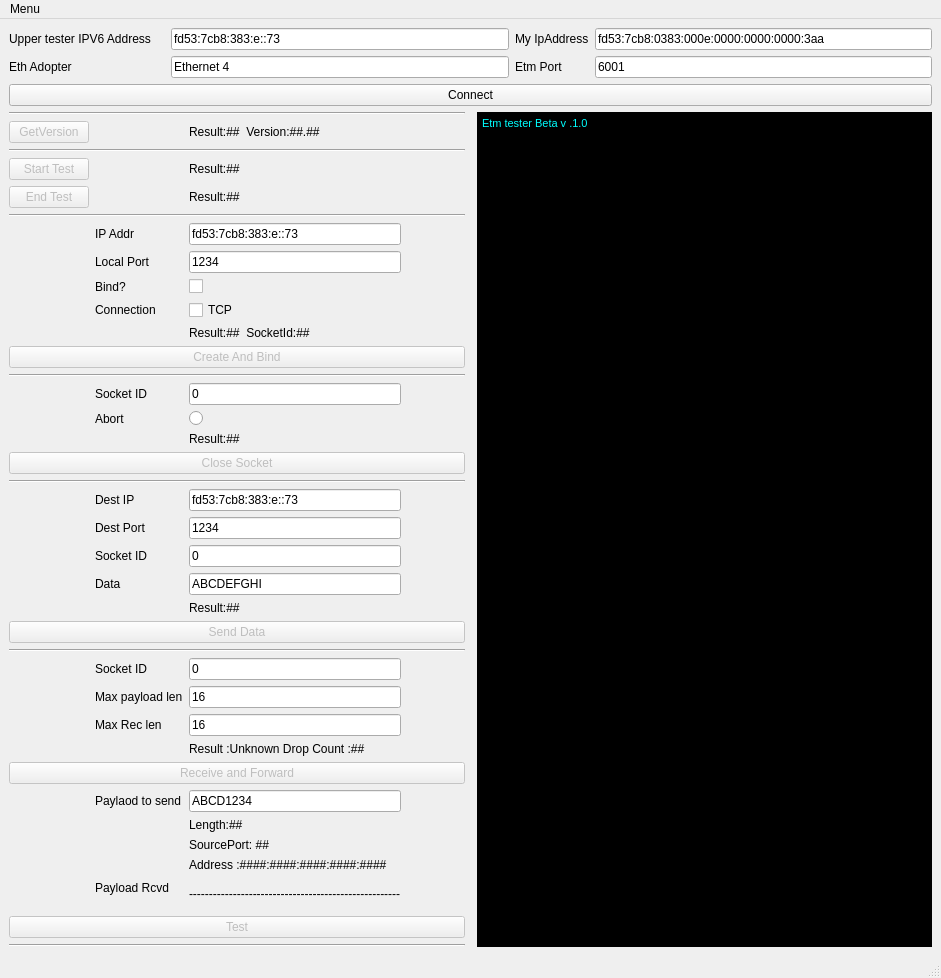
<?xml version="1.0" encoding="UTF-8"?>
<ui version="4.0">
 <class>LowerTester</class>
 <widget class="QMainWindow" name="LowerTester">
  <property name="enabled">
   <bool>true</bool>
  </property>
  <property name="geometry">
   <rect>
    <x>0</x>
    <y>0</y>
    <width>941</width>
    <height>906</height>
   </rect>
  </property>
  <property name="windowTitle">
   <string>Etm Tester</string>
  </property>
  <widget class="QWidget" name="centralwidget">
   <layout class="QGridLayout" name="gridLayout_2">
    <item row="0" column="0" colspan="3">
     <layout class="QGridLayout" name="ConnectGroup">
      <item row="1" column="1">
       <widget class="QLineEdit" name="ethAdopter">
        <property name="toolTip">
         <string>&lt;html&gt;&lt;head/&gt;&lt;body&gt;&lt;p&gt;Ethernet Adopter name EX: Ethernet 4&lt;/p&gt;&lt;/body&gt;&lt;/html&gt;</string>
        </property>
        <property name="text">
         <string>Ethernet 4</string>
        </property>
       </widget>
      </item>
      <item row="1" column="0">
       <widget class="QLabel" name="label_2">
        <property name="text">
         <string>Eth Adopter</string>
        </property>
       </widget>
      </item>
      <item row="0" column="0">
       <widget class="QLabel" name="label">
        <property name="text">
         <string>Upper tester IPV6 Address    </string>
        </property>
       </widget>
      </item>
      <item row="0" column="1">
       <widget class="QLineEdit" name="etmIpAddr">
        <property name="toolTip">
         <string>&lt;html&gt;&lt;head/&gt;&lt;body&gt;&lt;p&gt;Add Upper Tester IP address (IPV6)&lt;/p&gt;&lt;/body&gt;&lt;/html&gt;</string>
        </property>
        <property name="text">
         <string>fd53:7cb8:383:e::73</string>
        </property>
       </widget>
      </item>
      <item row="1" column="2">
       <widget class="QLabel" name="label_6">
        <property name="text">
         <string>Etm Port</string>
        </property>
       </widget>
      </item>
      <item row="1" column="3">
       <widget class="QLineEdit" name="portNum">
        <property name="text">
         <string>6001</string>
        </property>
       </widget>
      </item>
      <item row="0" column="3">
       <widget class="QLineEdit" name="myIP">
        <property name="text">
         <string>fd53:7cb8:0383:000e:0000:0000:0000:3aa</string>
        </property>
       </widget>
      </item>
      <item row="0" column="2">
       <widget class="QLabel" name="label_5">
        <property name="text">
         <string>My IpAddress</string>
        </property>
       </widget>
      </item>
     </layout>
    </item>
    <item row="2" column="2" rowspan="5">
     <widget class="QTextBrowser" name="console">
      <property name="font">
       <font>
        <family>MS UI Gothic</family>
        <pointsize>9</pointsize>
       </font>
      </property>
      <property name="styleSheet">
       <string notr="true">background:rgb(0, 0, 0)</string>
      </property>
      <property name="html">
       <string>&lt;!DOCTYPE HTML PUBLIC &quot;-//W3C//DTD HTML 4.0//EN&quot; &quot;http://www.w3.org/TR/REC-html40/strict.dtd&quot;&gt;
&lt;html&gt;&lt;head&gt;&lt;meta name=&quot;qrichtext&quot; content=&quot;1&quot; /&gt;&lt;style type=&quot;text/css&quot;&gt;
p, li { white-space: pre-wrap; }
&lt;/style&gt;&lt;/head&gt;&lt;body style=&quot; font-family:'MS UI Gothic'; font-size:9pt; font-weight:400; font-style:normal;&quot;&gt;
&lt;p align=&quot;justify&quot; style=&quot; margin-top:0px; margin-bottom:0px; margin-left:0px; margin-right:0px; -qt-block-indent:0; text-indent:0px;&quot;&gt;&lt;span style=&quot; font-family:'MS Shell Dlg 2'; font-size:8.25pt; color:#00ffff;&quot;&gt;Etm tester Beta v .1.0&lt;/span&gt;&lt;/p&gt;&lt;/body&gt;&lt;/html&gt;</string>
      </property>
      <property name="acceptRichText">
       <bool>true</bool>
      </property>
     </widget>
    </item>
    <item row="1" column="0" colspan="3">
     <widget class="QPushButton" name="Button_connect">
      <property name="text">
       <string>Connect</string>
      </property>
     </widget>
    </item>
    <item row="2" column="0" rowspan="5">
     <layout class="QGridLayout" name="ServiceGroup">
      <item row="35" column="2">
       <widget class="QLabel" name="rcvFwdResult">
        <property name="text">
         <string>Result :Unknown Drop Count :##</string>
        </property>
       </widget>
      </item>
      <item row="27" column="1">
       <widget class="QLabel" name="label_10">
        <property name="text">
         <string>Socket ID</string>
        </property>
       </widget>
      </item>
      <item row="10" column="2">
       <widget class="QCheckBox" name="crAndBind_doBind">
        <property name="text">
         <string/>
        </property>
       </widget>
      </item>
      <item row="11" column="1">
       <widget class="QLabel" name="label_18">
        <property name="text">
         <string>Connection</string>
        </property>
       </widget>
      </item>
      <item row="11" column="2">
       <widget class="QCheckBox" name="crAndBindConnection">
        <property name="text">
         <string>TCP</string>
        </property>
       </widget>
      </item>
      <item row="12" column="2">
       <widget class="QLabel" name="createBindResult">
        <property name="enabled">
         <bool>true</bool>
        </property>
        <property name="text">
         <string>Result:##  SocketId:##</string>
        </property>
       </widget>
      </item>
      <item row="19" column="1">
       <widget class="QLabel" name="label_12">
        <property name="text">
         <string>Socket ID</string>
        </property>
       </widget>
      </item>
      <item row="4" column="0">
       <widget class="QPushButton" name="Button_endTest">
        <property name="enabled">
         <bool>false</bool>
        </property>
        <property name="text">
         <string>End Test</string>
        </property>
       </widget>
      </item>
      <item row="39" column="2">
       <widget class="QLineEdit" name="dummyTestPayload">
        <property name="text">
         <string>ABCD1234</string>
        </property>
       </widget>
      </item>
      <item row="4" column="2">
       <widget class="QLabel" name="endTestResult">
        <property name="enabled">
         <bool>true</bool>
        </property>
        <property name="text">
         <string>Result:##</string>
        </property>
       </widget>
      </item>
      <item row="3" column="2">
       <widget class="QLabel" name="startTestResult">
        <property name="enabled">
         <bool>true</bool>
        </property>
        <property name="text">
         <string>Result:##</string>
        </property>
       </widget>
      </item>
      <item row="45" column="1">
       <widget class="QLabel" name="label_20">
        <property name="text">
         <string>Payload Rcvd</string>
        </property>
       </widget>
      </item>
      <item row="0" column="0" colspan="5">
       <widget class="Line" name="line">
        <property name="orientation">
         <enum>Qt::Horizontal</enum>
        </property>
       </widget>
      </item>
      <item row="27" column="2">
       <widget class="QLineEdit" name="sendDataSocId">
        <property name="text">
         <string>0</string>
        </property>
       </widget>
      </item>
      <item row="29" column="2">
       <widget class="QLabel" name="sendDataResult">
        <property name="toolTip">
         <string>&lt;html&gt;&lt;head/&gt;&lt;body&gt;&lt;p&gt;Please note: because of the non-blocking behavior of Service Primitives a positive response does NOT signal the success of the transmission, but the success of issuing the transmission.&lt;/p&gt;&lt;/body&gt;&lt;/html&gt;</string>
        </property>
        <property name="text">
         <string>Result:##</string>
        </property>
       </widget>
      </item>
      <item row="31" column="0" colspan="5">
       <widget class="Line" name="line_7">
        <property name="orientation">
         <enum>Qt::Horizontal</enum>
        </property>
       </widget>
      </item>
      <item row="9" column="2">
       <widget class="QLineEdit" name="CrAndBindLocalPort">
        <property name="enabled">
         <bool>true</bool>
        </property>
        <property name="text">
         <string>1234</string>
        </property>
       </widget>
      </item>
      <item row="28" column="2">
       <widget class="QLineEdit" name="sendDataData">
        <property name="text">
         <string>ABCDEFGHI</string>
        </property>
       </widget>
      </item>
      <item row="1" column="2">
       <widget class="QLabel" name="versionGetResult">
        <property name="enabled">
         <bool>true</bool>
        </property>
        <property name="text">
         <string>Result:##  Version:##.##</string>
        </property>
       </widget>
      </item>
      <item row="1" column="0">
       <widget class="QPushButton" name="Button_getVersion">
        <property name="enabled">
         <bool>false</bool>
        </property>
        <property name="text">
         <string>GetVersion</string>
        </property>
       </widget>
      </item>
      <item row="25" column="2">
       <widget class="QLineEdit" name="sendDataDestIP">
        <property name="text">
         <string>fd53:7cb8:383:e::73</string>
        </property>
       </widget>
      </item>
      <item row="2" column="0" colspan="5">
       <widget class="Line" name="line_2">
        <property name="orientation">
         <enum>Qt::Horizontal</enum>
        </property>
       </widget>
      </item>
      <item row="45" column="2" rowspan="3">
       <widget class="QLabel" name="rcvFwdpayload">
        <property name="text">
         <string>-----------------------------------------------------</string>
        </property>
       </widget>
      </item>
      <item row="42" column="2">
       <widget class="QLabel" name="rcvFwdSourcePort">
        <property name="text">
         <string>SourcePort: ##</string>
        </property>
       </widget>
      </item>
      <item row="25" column="1">
       <widget class="QLabel" name="label_8">
        <property name="text">
         <string>Dest IP</string>
        </property>
       </widget>
      </item>
      <item row="23" column="0" colspan="5">
       <widget class="Line" name="line_6">
        <property name="orientation">
         <enum>Qt::Horizontal</enum>
        </property>
       </widget>
      </item>
      <item row="20" column="2">
       <widget class="QRadioButton" name="doAbort">
        <property name="text">
         <string/>
        </property>
       </widget>
      </item>
      <item row="9" column="1">
       <widget class="QLabel" name="label_4">
        <property name="enabled">
         <bool>true</bool>
        </property>
        <property name="text">
         <string>Local Port</string>
        </property>
       </widget>
      </item>
      <item row="26" column="2">
       <widget class="QLineEdit" name="sendDataPort">
        <property name="text">
         <string>1234</string>
        </property>
       </widget>
      </item>
      <item row="20" column="1">
       <widget class="QLabel" name="label_13">
        <property name="text">
         <string>Abort</string>
        </property>
       </widget>
      </item>
      <item row="8" column="2">
       <widget class="QLineEdit" name="crAndBindLocalIpAddr">
        <property name="enabled">
         <bool>true</bool>
        </property>
        <property name="text">
         <string>fd53:7cb8:383:e::73</string>
        </property>
       </widget>
      </item>
      <item row="28" column="1">
       <widget class="QLabel" name="label_11">
        <property name="text">
         <string>Data</string>
        </property>
       </widget>
      </item>
      <item row="43" column="2">
       <widget class="QLabel" name="rcvFwdAddr">
        <property name="text">
         <string>Address :####:####:####:####:####</string>
        </property>
       </widget>
      </item>
      <item row="8" column="1">
       <widget class="QLabel" name="label_3">
        <property name="enabled">
         <bool>true</bool>
        </property>
        <property name="text">
         <string>IP Addr</string>
        </property>
       </widget>
      </item>
      <item row="6" column="0" colspan="5">
       <widget class="Line" name="line_3">
        <property name="orientation">
         <enum>Qt::Horizontal</enum>
        </property>
       </widget>
      </item>
      <item row="41" column="2">
       <widget class="QLabel" name="rcvFwdTotalLength">
        <property name="text">
         <string>Length:##</string>
        </property>
       </widget>
      </item>
      <item row="33" column="2">
       <widget class="QLineEdit" name="rcvFwdMaxFwd">
        <property name="text">
         <string>16</string>
        </property>
       </widget>
      </item>
      <item row="32" column="1">
       <widget class="QLabel" name="label_14">
        <property name="text">
         <string>Socket ID</string>
        </property>
       </widget>
      </item>
      <item row="32" column="2">
       <widget class="QLineEdit" name="rcvFwdSocketId">
        <property name="text">
         <string>0</string>
        </property>
       </widget>
      </item>
      <item row="3" column="0">
       <widget class="QPushButton" name="Button_startTest">
        <property name="enabled">
         <bool>false</bool>
        </property>
        <property name="text">
         <string>Start Test</string>
        </property>
       </widget>
      </item>
      <item row="10" column="1">
       <widget class="QLabel" name="label_7">
        <property name="enabled">
         <bool>true</bool>
        </property>
        <property name="text">
         <string>Bind?</string>
        </property>
       </widget>
      </item>
      <item row="33" column="1">
       <widget class="QLabel" name="label_15">
        <property name="text">
         <string>Max payload len</string>
        </property>
       </widget>
      </item>
      <item row="19" column="2">
       <widget class="QLineEdit" name="closeSocketID">
        <property name="inputMethodHints">
         <set>Qt::ImhDigitsOnly|Qt::ImhPreferNumbers</set>
        </property>
        <property name="text">
         <string>0</string>
        </property>
       </widget>
      </item>
      <item row="15" column="0" colspan="5">
       <widget class="Line" name="line_4">
        <property name="orientation">
         <enum>Qt::Horizontal</enum>
        </property>
       </widget>
      </item>
      <item row="21" column="2">
       <widget class="QLabel" name="closeSocketResult">
        <property name="enabled">
         <bool>true</bool>
        </property>
        <property name="text">
         <string>Result:##</string>
        </property>
       </widget>
      </item>
      <item row="39" column="1">
       <widget class="QLabel" name="label_17">
        <property name="text">
         <string>Paylaod to send</string>
        </property>
       </widget>
      </item>
      <item row="50" column="0" colspan="5">
       <widget class="Line" name="line_5">
        <property name="orientation">
         <enum>Qt::Horizontal</enum>
        </property>
       </widget>
      </item>
      <item row="34" column="2">
       <widget class="QLineEdit" name="rcvFwdMaxLen">
        <property name="text">
         <string>16</string>
        </property>
       </widget>
      </item>
      <item row="26" column="1">
       <widget class="QLabel" name="label_9">
        <property name="text">
         <string>Dest Port</string>
        </property>
       </widget>
      </item>
      <item row="34" column="1">
       <widget class="QLabel" name="label_16">
        <property name="text">
         <string>Max Rec len</string>
        </property>
       </widget>
      </item>
      <item row="14" column="0" colspan="5">
       <widget class="QPushButton" name="Button_createAndBind">
        <property name="enabled">
         <bool>false</bool>
        </property>
        <property name="text">
         <string>Create And Bind</string>
        </property>
       </widget>
      </item>
      <item row="22" column="0" colspan="5">
       <widget class="QPushButton" name="Button_closeSocket">
        <property name="enabled">
         <bool>false</bool>
        </property>
        <property name="text">
         <string>Close Socket</string>
        </property>
       </widget>
      </item>
      <item row="30" column="0" colspan="5">
       <widget class="QPushButton" name="Button_sendData">
        <property name="enabled">
         <bool>false</bool>
        </property>
        <property name="text">
         <string>Send Data</string>
        </property>
       </widget>
      </item>
      <item row="37" column="0" colspan="5">
       <widget class="QPushButton" name="Button_recvAndFwd">
        <property name="enabled">
         <bool>false</bool>
        </property>
        <property name="text">
         <string>Receive and Forward</string>
        </property>
       </widget>
      </item>
      <item row="49" column="0" colspan="5">
       <widget class="QPushButton" name="rcvFwdSendDummy">
        <property name="enabled">
         <bool>false</bool>
        </property>
        <property name="toolTip">
         <string>&lt;html&gt;&lt;head/&gt;&lt;body&gt;&lt;p&gt;This send a dummy data &amp;quot;ABCD1234&amp;quot;&lt;/p&gt;&lt;/body&gt;&lt;/html&gt;</string>
        </property>
        <property name="text">
         <string>Test</string>
        </property>
       </widget>
      </item>
      <item row="45" column="3">
       <spacer name="horizontalSpacer">
        <property name="orientation">
         <enum>Qt::Horizontal</enum>
        </property>
        <property name="sizeHint" stdset="0">
         <size>
          <width>40</width>
          <height>20</height>
         </size>
        </property>
       </spacer>
      </item>
     </layout>
    </item>
   </layout>
   <zorder>Button_connect</zorder>
   <zorder></zorder>
   <zorder></zorder>
   <zorder>console</zorder>
  </widget>
  <widget class="QMenuBar" name="menubar">
   <property name="geometry">
    <rect>
     <x>0</x>
     <y>0</y>
     <width>941</width>
     <height>21</height>
    </rect>
   </property>
   <widget class="QMenu" name="menuLoad">
    <property name="title">
     <string>Menu</string>
    </property>
    <addaction name="actionAdd_TestCase_Seq"/>
    <addaction name="actionHide_Console"/>
    <addaction name="actionShow_Console"/>
    <addaction name="actionClear_Console"/>
    <addaction name="actionSave_Console_logs"/>
   </widget>
   <addaction name="menuLoad"/>
  </widget>
  <widget class="QStatusBar" name="statusbar"/>
  <action name="actionAdd_TestCase_Seq">
   <property name="text">
    <string>Add TestCase Seq</string>
   </property>
  </action>
  <action name="actionHide_Console">
   <property name="text">
    <string>Hide Console</string>
   </property>
  </action>
  <action name="actionShow_Console">
   <property name="text">
    <string>Show Console</string>
   </property>
  </action>
  <action name="actionClear_Console">
   <property name="text">
    <string>Clear Console</string>
   </property>
  </action>
  <action name="actionSave_Console_logs">
   <property name="text">
    <string>Save Console logs</string>
   </property>
  </action>
 </widget>
 <tabstops>
  <tabstop>Button_connect</tabstop>
  <tabstop>etmIpAddr</tabstop>
  <tabstop>ethAdopter</tabstop>
  <tabstop>myIP</tabstop>
  <tabstop>portNum</tabstop>
  <tabstop>doAbort</tabstop>
  <tabstop>sendDataDestIP</tabstop>
  <tabstop>closeSocketID</tabstop>
  <tabstop>Button_endTest</tabstop>
  <tabstop>Button_startTest</tabstop>
  <tabstop>Button_getVersion</tabstop>
  <tabstop>crAndBindLocalIpAddr</tabstop>
  <tabstop>CrAndBindLocalPort</tabstop>
  <tabstop>sendDataSocId</tabstop>
  <tabstop>sendDataData</tabstop>
  <tabstop>sendDataPort</tabstop>
  <tabstop>rcvFwdSocketId</tabstop>
  <tabstop>rcvFwdMaxFwd</tabstop>
  <tabstop>rcvFwdMaxLen</tabstop>
 </tabstops>
 <resources/>
 <connections>
  <connection>
   <sender>actionHide_Console</sender>
   <signal>triggered()</signal>
   <receiver>console</receiver>
   <slot>hide()</slot>
   <hints>
    <hint type="sourcelabel">
     <x>-1</x>
     <y>-1</y>
    </hint>
    <hint type="destinationlabel">
     <x>644</x>
     <y>494</y>
    </hint>
   </hints>
  </connection>
  <connection>
   <sender>actionShow_Console</sender>
   <signal>triggered()</signal>
   <receiver>console</receiver>
   <slot>show()</slot>
   <hints>
    <hint type="sourcelabel">
     <x>-1</x>
     <y>-1</y>
    </hint>
    <hint type="destinationlabel">
     <x>644</x>
     <y>494</y>
    </hint>
   </hints>
  </connection>
  <connection>
   <sender>actionClear_Console</sender>
   <signal>triggered()</signal>
   <receiver>console</receiver>
   <slot>clear()</slot>
   <hints>
    <hint type="sourcelabel">
     <x>-1</x>
     <y>-1</y>
    </hint>
    <hint type="destinationlabel">
     <x>704</x>
     <y>494</y>
    </hint>
   </hints>
  </connection>
 </connections>
</ui>
